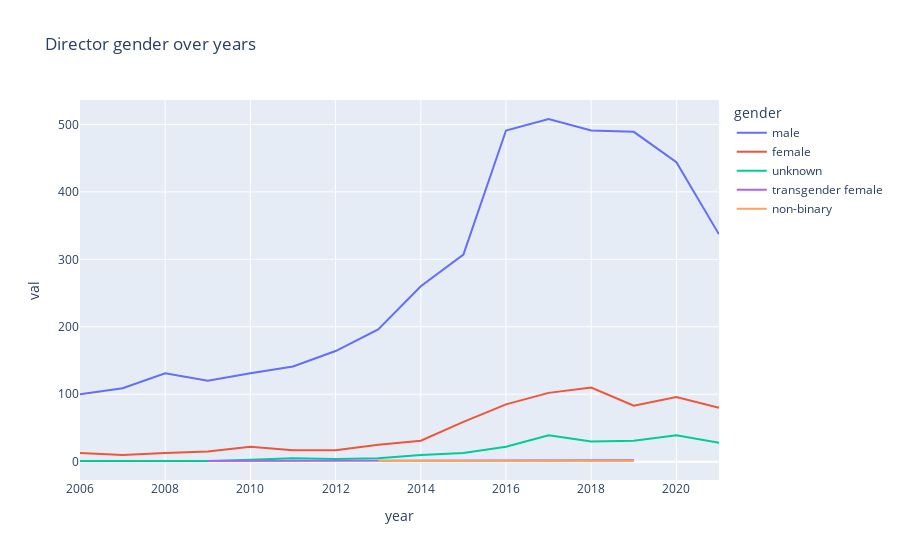

The notebook cell saved with this chart:
### Code cell
fig = px.line(df, x='year', y='val', color='gender', title='Director gender over years')
fig.show()

### Figure 1 — Plotly figure (JSON) as saved in the notebook; plotly's stock layout.template omitted (floating-point values rounded to 4 significant figures)
{"data": [{"hovertemplate": "gender=male<br>year=%{x}<br>val=%{y}<extra></extra>", "legendgroup": "male", "line": {"color": "#636efa", "dash": "solid"}, "marker": {"symbol": "circle"}, "mode": "lines", "name": "male", "orientation": "v", "showlegend": true, "type": "scatter", "x": [2006, 2007, 2008, 2009, 2010, 2011, 2012, 2013, 2014, 2015, 2016, 2017, 2018, 2019, 2020, 2021], "xaxis": "x", "y": [100, 109, 131, 120, 131, 141, 164, 196, 260, 307, 491, 508, 491, 489, 444, 337], "yaxis": "y"}, {"hovertemplate": "gender=female<br>year=%{x}<br>val=%{y}<extra></extra>", "legendgroup": "female", "line": {"color": "#EF553B", "dash": "solid"}, "marker": {"symbol": "circle"}, "mode": "lines", "name": "female", "orientation": "v", "showlegend": true, "type": "scatter", "x": [2006, 2007, 2008, 2009, 2010, 2011, 2012, 2013, 2014, 2015, 2016, 2017, 2018, 2019, 2020, 2021], "xaxis": "x", "y": [13, 10, 13, 15, 22, 17, 17, 25, 31, 59, 85, 102, 110, 83, 96, 80], "yaxis": "y"}, {"hovertemplate": "gender=unknown<br>year=%{x}<br>val=%{y}<extra></extra>", "legendgroup": "unknown", "line": {"color": "#00cc96", "dash": "solid"}, "marker": {"symbol": "circle"}, "mode": "lines", "name": "unknown", "orientation": "v", "showlegend": true, "type": "scatter", "x": [2006, 2007, 2008, 2009, 2010, 2011, 2012, 2013, 2014, 2015, 2016, 2017, 2018, 2019, 2020, 2021], "xaxis": "x", "y": [1, 1, 1, 1, 3, 5, 4, 5, 10, 13, 22, 39, 30, 31, 39, 28], "yaxis": "y"}, {"hovertemplate": "gender=transgender female<br>year=%{x}<br>val=%{y}<extra></extra>", "legendgroup": "transgender female", "line": {"color": "#ab63fa", "dash": "solid"}, "marker": {"symbol": "circle"}, "mode": "lines", "name": "transgender female", "orientation": "v", "showlegend": true, "type": "scatter", "x": [2009, 2012, 2019], "xaxis": "x", "y": [1, 1, 2], "yaxis": "y"}, {"hovertemplate": "gender=non-binary<br>year=%{x}<br>val=%{y}<extra></extra>", "legendgroup": "non-binary", "line": {"color": "#FFA15A", "dash": "solid"}, "marker": {"symbol": "circle"}, "mode": "lines", "name": "non-binary", "orientation": "v", "showlegend": true, "type": "scatter", "x": [2013, 2019], "xaxis": "x", "y": [1, 1], "yaxis": "y"}], "layout": {"legend": {"title": {"text": "gender"}, "tracegroupgap": 0}, "title": {"text": "Director gender over years"}, "xaxis": {"anchor": "y", "domain": [0, 1], "title": {"text": "year"}}, "yaxis": {"anchor": "x", "domain": [0, 1], "title": {"text": "val"}}}}
